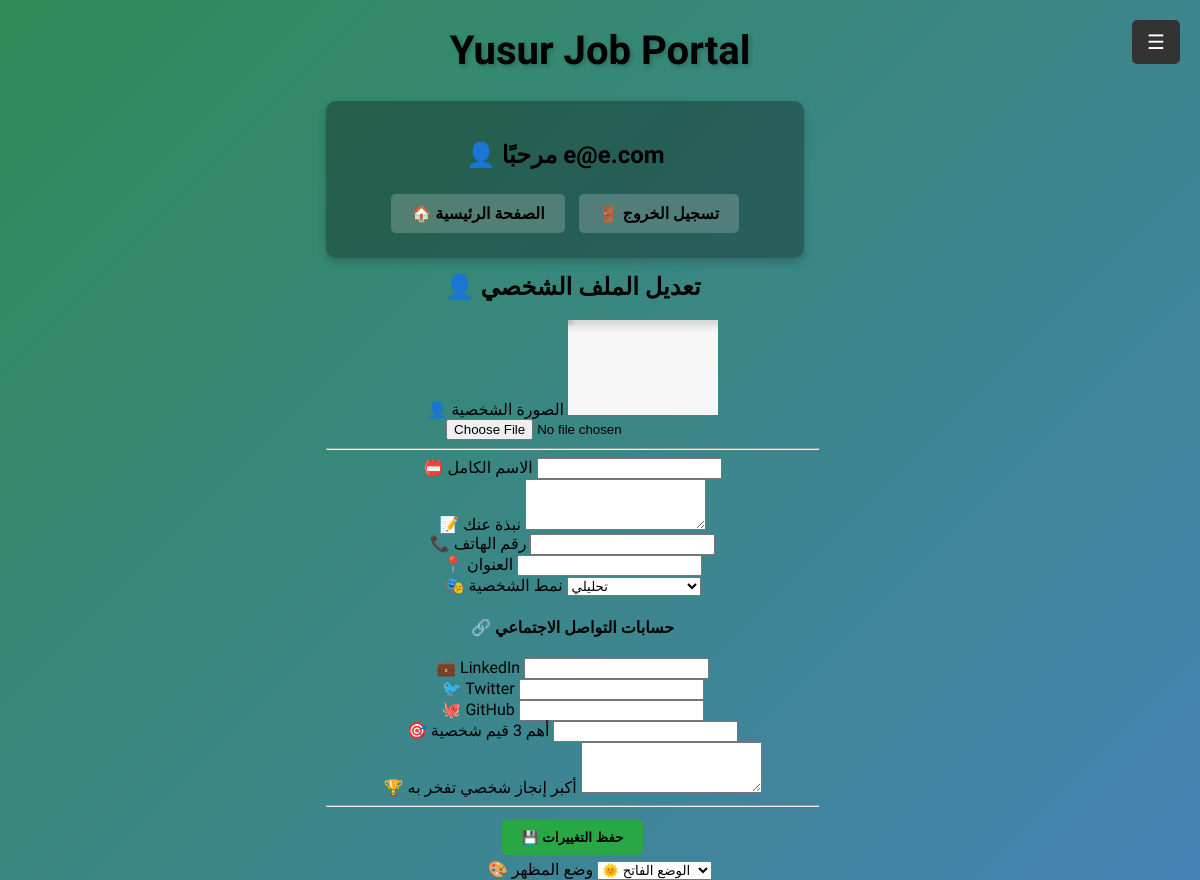
Page /profile (signed in) on the committed database.
### app/models.py (models this page shows, shortened)
class User(db.Model, UserMixin):
    id = db.Column(db.Integer, primary_key=True)
    username = db.Column(db.String(100), unique=True, nullable=False)
    email = db.Column(db.String(100), unique=True, nullable=False)
    password = db.Column(db.String(100), nullable=False)
    role = db.Column(db.String(20), nullable=False, default="JobSeeker")
    notifications_enabled = db.Column(db.Boolean, default=True)
    theme = db.Column(db.String(10), default="light")
    profile_picture = db.Column(db.String(100), nullable=True, default="default_profile.png")
    date_of_birth = db.Column(db.Date, nullable=True)
    gender = db.Column(db.String(10), nullable=True)
    highest_education = db.Column(db.String(50), nullable=True)
    university_name = db.Column(db.String(100), nullable=True)
    graduation_year = db.Column(db.Integer, nullable=True)
    field_of_study = db.Column(db.String(100), nullable=True)
    experience_years = db.Column(db.String(10), nullable=True)
    previous_jobs = db.Column(db.Text, nullable=True)
    industry = db.Column(db.String(100), nullable=True)
    certifications = db.Column(db.Text, nullable=True)
    skills = db.Column(db.Text, nullable=True)
    technical_skills = db.Column(db.Text, nullable=True)
    soft_skills = db.Column(db.Text, nullable=True)
    preferred_location = db.Column(db.String(100), nullable=True)
    preferred_salary = db.Column(db.String(20), nullable=True)
    job_type = db.Column(db.String(20), nullable=True)
    willing_to_relocate = db.Column(db.Boolean, default=False)
    available_start_date = db.Column(db.Date, nullable=True)
    languages = db.Column(db.String(255), nullable=True)
    language_proficiency = db.Column(db.String(255), nullable=True)

### app/routes.py (the view, shortened to what this page needs)
@main.route('/profile', methods=['GET', 'POST'])
@login_required
def profile():
    form = ProfileForm(obj=current_user)
    applied_jobs = Job.query.join(Job.applicants).filter(User.id == current_user.id).all()
    posted_jobs = Job.query.filter_by(employer_id=current_user.id).all()
    return render_template('profile.html', form=form, applied_jobs=applied_jobs, posted_jobs=posted_jobs,user=current_user)

### app/forms.py
class ProfileForm(FlaskForm):
    username = StringField('اسم المستخدم', validators=[DataRequired(), Length(min=2, max=100)])
    email = StringField('البريد الإلكتروني', validators=[DataRequired(), Email()])
    phone = StringField('رقم الهاتف', validators=[Optional(), Length(min=8, max=15)])
    address = StringField('العنوان', validators=[Optional(), Length(max=100)])
    bio = StringField('نبذة شخصية', validators=[Optional(), Length(max=250)])
    profile_picture = FileField('صورة الملف الشخصي', validators=[Optional()])
    submit = SubmitField('حفظ التغييرات')

### app/routes.py (called while the page is built)
@login_manager.user_loader
def load_user(user_id):
    return User.query.get(int(user_id))

### app/templates/profile.html (shortened to what this page needs)
{% extends "base.html" %}
{% block content %}
<div class="container mt-5">
    <h2 class="text-center">👤 تعديل الملف الشخصي</h2>
    <form method="POST" action="{{ url_for('main.update_personal_profile') }}" enctype="multipart/form-data">
        <div class="form-group text-center">
            <label>👤 الصورة الشخصية</label>
            {% if user.profile_picture %}
                <img src="{{ url_for('static', filename='profile_pics/' + user.profile_picture) }}"
                     class="rounded-circle img-thumbnail" width="150" alt="الصورة الشخصية">
            {% else %}
                <img src="{{ url_for('static', filename='profile_pics/default.jpg') }}"
                     class="rounded-circle img-thumbnail" width="150" alt="الصورة الافتراضية">
            {% endif %}
            <input type="file" name="profile_picture" class="form-control mt-2">
        </div>
        <hr>
        <div class="form-group">
            <label>📛 الاسم الكامل</label>
            <input type="text" name="name" class="form-control" value="{{ user.name }}">
        </div>
        <div class="form-group">
            <label>📝 نبذة عنك</label>
            <textarea name="bio" class="form-control" rows="3">{{ user.bio }}</textarea>
        </div>
        <div class="form-group">
            <label>📞 رقم الهاتف</label>
            <input type="text" name="phone" class="form-control" value="{{ user.phone }}">
        </div>
        <div class="form-group">
            <label>📍 العنوان</label>
            <input type="text" name="address" class="form-control" value="{{ user.address }}">
        </div>
        <div class="form-group">
            <label>🎭 نمط الشخصية</label>
            <select name="personality_type" class="form-control">
                <option value="analytical" {% if user.personality_type == "analytical" %}selected{% endif %}>تحليلي</option>
            </select>
        </div>
        <h4 class="mt-4">🔗 حسابات التواصل الاجتماعي</h4>
        <div class="form-group">
            <label>💼 LinkedIn</label>
            <input type="text" name="linkedin" class="form-control" value="{{ user.linkedin }}">
        </div>
        <div class="form-group">
            <label>🐦 Twitter</label>
            <input type="text" name="twitter" class="form-control" value="{{ user.twitter }}">
        </div>
        <div class="form-group">
            <label>🐙 GitHub</label>
            <input type="text" name="github" class="form-control" value="{{ user.github }}">
        </div>
        <div class="form-group">
            <label>🎯 أهم 3 قيم شخصية</label>
            <input type="text" name="values" class="form-control" value="{{ user.values }}">
        </div>
        <div class="form-group">
            <label>🏆 أكبر إنجاز شخصي تفخر به</label>
            <textarea name="achievement" class="form-control" rows="3">{{ user.achievement }}</textarea>
        </div>
        <hr>
        <button type="submit" class="btn btn-success btn-block">💾 حفظ التغييرات</button>
    </form>
</div>
{% endblock %}

### app/templates/base.html (shortened to what this page needs)
<!DOCTYPE html>
<html lang="ar">
<head>
    <link rel="stylesheet" type="text/css" href="{{ url_for('static', filename='style.css') }}">
</head>
<body>
    <div class="menu-button" onclick="openSidebar()">☰</div>
    <div class="container">
        <h1 class="title">Yusur Job Portal</h1>
        <div class="dashboard">
            <h2>👤 مرحبًا {{ current_user.username if current_user.is_authenticated else 'زائر' }}</h2>
            <div class="buttons">
                <a href="{{ url_for('main.home') }}" class="btn">🏠 الصفحة الرئيسية</a>
                {% if current_user.is_authenticated %}
                    <a href="{{ url_for('main.logout') }}" class="btn btn-danger">🚪 تسجيل الخروج</a>
                {% else %}
                    <a href="{{ url_for('main.login') }}" class="btn">🔑 تسجيل الدخول</a>
                    <a href="{{ url_for('main.register') }}" class="btn btn-secondary">📝 تسجيل حساب جديد</a>
                {% endif %}
            </div>
        </div>
        <div class="content">
            {% block content %}{% endblock %}
        </div>
    </div>
    <div class="theme-toggle-container">
        <label for="theme-toggle">🎨 وضع المظهر</label>
        <select id="theme-toggle" name="theme" class="form-control">
            <option value="light">🌞 الوضع الفاتح</option>
        </select>
    </div>
</body>
</html>

### app/static/style.css (style rules this page uses)
body { background: linear-gradient(135deg, #2E8B57, #4682B4); margin: 0; font-family: 'Tajawal', sans-serif; display: flex; flex-direction: column; align-items: center; min-height: 100vh; }
.container { text-align: center; color: #000000; max-width: 90%; }
.title { font-size: 2.5em; font-weight: bold; text-shadow: 2px 2px 4px rgba(0, 0, 0, 0.2); }
.dashboard { background: rgba(0, 0, 0, 0.3); padding: 20px; border-radius: 10px; box-shadow: 0px 4px 10px rgba(0, 0, 0, 0.2); width: 80%; max-width: 500px; }
.dashboard h2 { font-size: 1.5em; margin-bottom: 10px; }
.buttons { margin-top: 20px; }
.btn { display: inline-block; background: rgba(255, 255, 255, 0.2); padding: 10px 20px; margin: 5px; border-radius: 5px; color: rgb(0, 0, 0); text-decoration: none; font-weight: bold; transition: background 0.3s; }
.btn-success { background: #28a745; border: none; }
.menu-button { position: fixed; top: 20px; right: 20px; background: #333; color: white; padding: 10px 15px; border-radius: 5px; font-size: 20px; cursor: pointer; z-index: 1000; transition: background 0.3s; }
.text-center { margin-top: 15px; }

### rows in the picture
User: username "e@e.com", profile_picture (picture)
